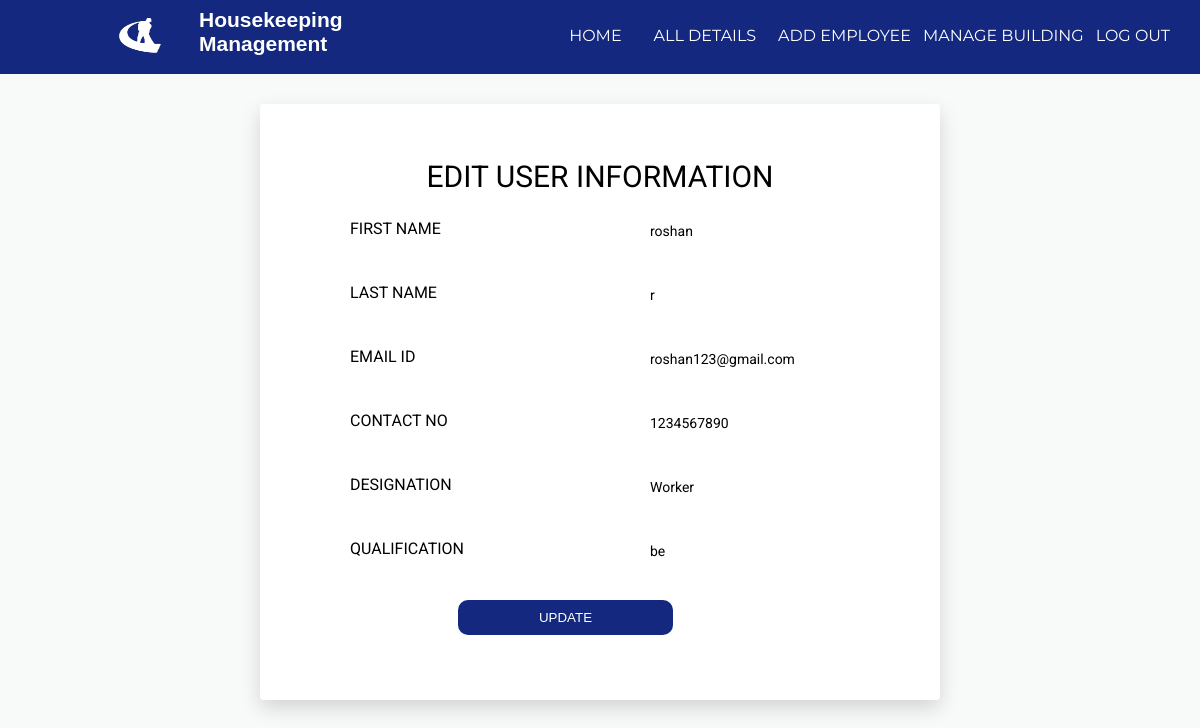
Screenshot of /demo1.php?bio_id=192011021 with the database file from the repository.
### tables this page shows
CREATE TABLE `userinfo` (
  `bio_id` int(11) NOT NULL,
  `firstName` varchar(50) NOT NULL,
  `lastName` varchar(50) NOT NULL,
  `email` varchar(50) NOT NULL,
  `qualification` varchar(30) DEFAULT NULL,
  `Designation` varchar(20) NOT NULL,
  `Supervisor` text NOT NULL,
  `contact` varchar(15) DEFAULT NULL,
  `password` varchar(20) DEFAULT NULL,
  `birthday` date DEFAULT NULL,
  `busy` tinyint(4) DEFAULT 0
);

### demo1.php (the view, shortened to what this page needs)
<?php
require_once('process/dbh.php');
if (isset($_GET['bio_id'])) {
    $id = $_GET['bio_id'];
    $sql = "SELECT * FROM userinfo WHERE bio_id = ?";
    $stmt = mysqli_prepare($conn, $sql);
    mysqli_stmt_bind_param($stmt, "i", $id);
    mysqli_stmt_execute($stmt);
    $result = mysqli_stmt_get_result($stmt);
    $userinfo = mysqli_fetch_assoc($result);
} else {
    die("Invalid ID");
}
?>
<!DOCTYPE html>
<html>
<head>
    <link href="vendor/mdi-font/css/material-design-iconic-font.min.css" rel="stylesheet" media="all">
    <link href="vendor/font-awesome-4.7/css/font-awesome.min.css" rel="stylesheet" media="all">
    <link href="vendor/select2/select2.min.css" rel="stylesheet" media="all">
    <link href="vendor/datepicker/daterangepicker.css" rel="stylesheet" media="all">
    <link href="css/main.css" rel="stylesheet" media="all">
</head>
<body>
    <header>
        <nav>
            <img src="logo.png" alt="Description of the image">
            <h1 class="container">Housekeeping <br> Management</h1>
            <ul id="navli">
                <li><a class="homered" href="adminhomepage.html">HOME</a></li>
                <li><a class="homered" href="aloginwel.php">ALL DETAILS</a></li>
                <li><a class="homeblack" href="addemp.php">ADD EMPLOYEE</a></li>
                <li><a class="homeblack" href="building.php">MANAGE BUILDING</a></li>
                <li><a class="homeblack" href="index.html">LOG OUT</a></li>
            </ul>
        </nav>
    </header>
    <div class="divider"></div>
    <div class="page-wrapper bg-blue p-t-100 p-b-100 font-robo">
        <div class="wrapper wrapper--w680">
            <div class="card card-1">
                <div class="card-body">
                <form method="POST">
    <h2>EDIT USER INFORMATION</h2>
    <div class="row">
        <label for="firstName">FIRST NAME</label>
        <input type="text" name="firstName" value="<?php echo $userinfo['firstName']; ?>" required><br>
    </div>
    <div class="row">
        <label for="lastName">LAST NAME</label>
        <input type="text" name="lastName" value="<?php echo $userinfo['lastName']; ?>" required><br>
    </div>
    <div class="row">
        <label for="email">EMAIL ID</label>
        <input type="email" name="email" value="<?php echo $userinfo['email']; ?>" required><br>
    </div>
    <div class="row">
        <label for="contact">CONTACT NO</label>
        <input type="text" name="contact" value="<?php echo $userinfo['contact']; ?>" required><br>
    </div>
    <div class="row">
        <label for="Designation">DESIGNATION</label>
        <input type="text" name="Designation" value="<?php echo $userinfo['Designation']; ?>" required><br>
    </div>
    <div class="row">
        <label for="qualification">QUALIFICATION</label>
        <input type="text" name="qualification" value="<?php echo $userinfo['qualification']; ?>" required><br>
    </div>
    <button type="submit" name="submit">UPDATE</button>
</form>
                </div>
            </div>
        </div>
    </div>
</body>
</html>

### css/main.css (style rules this page uses)
body { margin: 0px; }
header { background:#4CAF50; color: white; padding: 16px 20px 53px 40px; height: 60px; }
header h1 { display: inline; font-family: Poppins, sans-serif; font-weight: 400; font-size: 32px; float: left; margin-top: 0px; margin-right: 10px; }
nav ul { display: inline; padding: 6px; float: right; }
nav ul li { display: inline-block; list-style-type: none; color: white; float:left; margin-left: 12px; }
nav ul li a { color: white; text-decoration: none; }
#navli { font-family: 'Montserrat', sans-serif; }
.homered { background-color: rgb(0 86 144); padding: 30px 10px 18px 10px; }
.divider { background-color: rgb(0, 86, 144); height: 5px; }
.font-robo { font-family: "Roboto", "Arial", "Helvetica Neue", sans-serif; }
.row { display: -webkit-box; display: -webkit-flex; display: -moz-box; display: -ms-flexbox; display: flex; -webkit-flex-wrap: wrap; -ms-flex-wrap: wrap; flex-wrap: wrap; }
html { -webkit-box-sizing: border-box; -moz-box-sizing: border-box; box-sizing: border-box; }
* { padding: 0; margin: 0; }
*, *:before, *:after { -webkit-box-sizing: inherit; -moz-box-sizing: inherit; box-sizing: inherit; }
h2, h3, h4, h5, h6, blockquote, p, pre, dl, dd, ol, ul, figure, hr, fieldset, legend { margin: 0; padding: 0; }
button { outline: none; background: none; border: none; }
.page-wrapper { min-height: 100vh; }
h1, h2, h3, h4, h5, h6 { font-weight: 400; }
h1 { font-size: 36px; }
h2 { font-size: 30px; }
.bg-blue { background: #F8F9F9; }
.p-t-100 { padding-top: 30px; }
.p-b-100 { padding-bottom: 100px; }
.wrapper { margin: 0 auto; }
.wrapper--w680 { max-width: 680px; }
input { outline: none; margin: 0; border: none; -webkit-box-shadow: none; -moz-box-shadow: none; box-shadow: none; width: 100%; font-size: 14px; font-family: inherit; }
.card { overflow: hidden; -webkit-border-radius: 3px; -moz-border-radius: 3px; border-radius: 3px; background: #fff; }
.card-1 { -webkit-box-shadow: 0px 8px 20px 0px rgba(0, 0, 0, 0.15); -moz-box-shadow: 0px 8px 20px 0px rgba(0, 0, 0, 0.15); box-shadow: 0px 8px 20px 0px rgba(0, 0, 0, 0.15); }
.card-1 .card-body { padding: 0 90px; padding-top: 55px; padding-bottom: 65px; }

### demo1.php (style rules this page uses)
header { background-color: #13287e; }
.divider { background-color: #13287e; height: 5px; }
.homered { background-color: rgb(0, 43, 198); padding: 30px 10px 22px 10px; }
.homered { background-color: #13287e; padding: 30px 10px 20px 10px; }
.divider { background-color: rgb(0, 86, 144); height: 5px; }
header h1 { margin-left: 34px; display: inline; font-family: Poppins, sans-serif; font-weight: bold; font-size: 21px; float: left; margin-top: -8px; margin-right: 58px; }
img { width: 50px; float: left; margin-left: 75px; height: 38px; }
nav ul li a { color: #00000; text-decoration: none; }
nav ul { display: inline; padding: 10px; float: right; }
input { outline: none; margin: 0; border: none; -webkit-box-shadow: none; -moz-box-shadow: none; box-shadow: none; width: 100%; font-size: 14px; font-family: inherit; margin-left: 60%; margin-top: -3%; }
.row { margin-top:5%; }
button { outline: none; background: none; border: none; background: #13287e; color: #fff; padding: 10px; margin-left: 108px; margin-top: 22px; border-radius: 10px; width: 43%; }
H2 { text-align:center; }

### rows the page displays
userinfo: firstName "roshan", lastName "r", email "roshan123@gmail.com", contact "1234567890", Designation "Worker", qualification "be"
